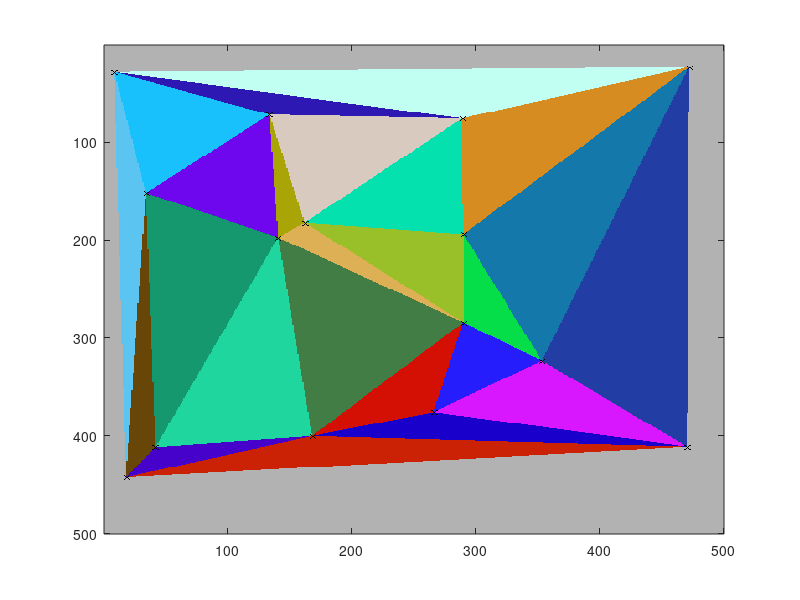

This chart was generated by the following MATLAB code: (Note: this script raises an error after producing the figure.)
## tsearchdemo
##    example of finding points in the delaunay triangulation
##
## tsearchdemo('nearest')
##    example of finding points in the voronoi diagram
##    *** needs dsearch ***

## Author: Paul Kienzle
## This program is public domain.

function tsearchdemo(nearest)

if nargin==0, nearest = 0; endif

## generate the vertices
x = rand(15,1);
y = rand(size(x));
%x = [0.1;0.8;0.2;0.4];
%y = [0.5;0.5;0.2;0.4];
%x = [0;0;1;1;rand(5,1)];
%y = [0;1;0;1;rand(length(x)-4,1)];

## generate the triangles
t = delaunay(x,y);

## build an empty image
[xi,yi]=meshgrid(linspace(0,1,500));

## fill the triangles
if nearest
  idx = dsearch(x(:),y(:),t,xi(:),yi(:));
else
  idx = tsearch(x(:),y(:),t,xi(:),yi(:));
endif
idx(isnan(idx)) = rows(t)+1;
idx = reshape(idx,size(xi))';

## draw the vertices as a 5 by 5 'X'
[nr,nc] = size(xi);
ptx = lookup(xi(1,3:nc-3),x);
pty = lookup(yi(3:nr-3,1),y);
c = rows(t)+2;
try dfi = do_fortran_indexing;
catch dfi = 0;
end
try wfi = warn_fortran_indexing;
catch wfi = 0;
end
unwind_protect
  do_fortran_indexing = 1;
  warn_fortran_indexing = 0;
  pts = nr*pty + ptx + 1;
  idx(pts) = c;
  idx(pts+4) = c;
  idx(pts+nr+1) = c;
  idx(pts+nr+3) = c;
  idx(pts+2*nr+2) = c;
  idx(pts+3*nr+1) = c;
  idx(pts+3*nr+3) = c;
  idx(pts+4*nr) = c;
  idx(pts+4*nr+4) = c;
unwind_protect_cleanup
  do_fortran_indexing = dfi;
  warn_fortran_indexing = wfi;
end_unwind_protect


## show the image
c=colormap;
colormap([rand(rows(t),3);0.7,0.7,0.7;0,0,0]);
imagesc(idx,1);
colormap(c);

## show the corresponding diagram
if nearest
  voronoi(x,y);
else
  delaunay(x,y);
endif
